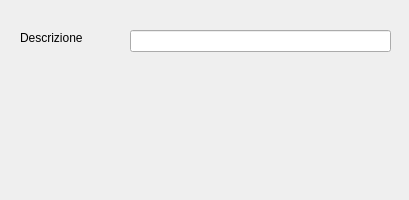
<?xml version="1.0" encoding="UTF-8"?>
<ui version="4.0">
 <class>MainWindow</class>
 <widget class="QMainWindow" name="MainWindow">
  <property name="geometry">
   <rect>
    <x>0</x>
    <y>0</y>
    <width>409</width>
    <height>200</height>
   </rect>
  </property>
  <property name="windowTitle">
   <string>Uffici</string>
  </property>
  <property name="searchcolumns" stdset="0">
   <string>Descrizione</string>
  </property>
  <widget class="QWidget" name="centralwidget">
   <widget class="QLabel" name="label">
    <property name="geometry">
     <rect>
      <x>20</x>
      <y>30</y>
      <width>91</width>
      <height>16</height>
     </rect>
    </property>
    <property name="text">
     <string>Descrizione</string>
    </property>
   </widget>
   <widget class="QLineEdit" name="lineEdit">
    <property name="geometry">
     <rect>
      <x>130</x>
      <y>30</y>
      <width>261</width>
      <height>22</height>
     </rect>
    </property>
    <property name="column" stdset="0">
     <string>Descrizione</string>
    </property>
    <property name="search" stdset="0">
     <bool>true</bool>
    </property>
   </widget>
  </widget>
 </widget>
 <resources/>
 <connections/>
</ui>
